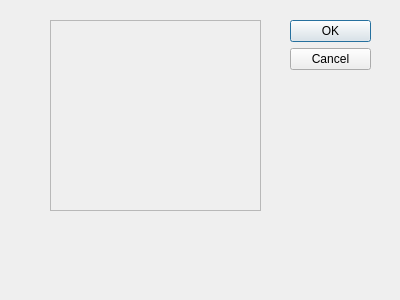
<?xml version="1.0" encoding="UTF-8"?>
<ui version="4.0">
 <class>MyDlg2</class>
 <widget class="QDialog" name="MyDlg2">
  <property name="geometry">
   <rect>
    <x>0</x>
    <y>0</y>
    <width>400</width>
    <height>300</height>
   </rect>
  </property>
  <property name="windowTitle">
   <string>Dialog</string>
  </property>
  <widget class="QDialogButtonBox" name="buttonBox">
   <property name="geometry">
    <rect>
     <x>290</x>
     <y>20</y>
     <width>81</width>
     <height>241</height>
    </rect>
   </property>
   <property name="orientation">
    <enum>Qt::Vertical</enum>
   </property>
   <property name="standardButtons">
    <set>QDialogButtonBox::Cancel|QDialogButtonBox::Ok</set>
   </property>
  </widget>
  <widget class="QFrame" name="frame">
   <property name="geometry">
    <rect>
     <x>50</x>
     <y>20</y>
     <width>211</width>
     <height>191</height>
    </rect>
   </property>
   <property name="frameShape">
    <enum>QFrame::StyledPanel</enum>
   </property>
   <property name="frameShadow">
    <enum>QFrame::Raised</enum>
   </property>
  </widget>
 </widget>
 <resources/>
 <connections>
  <connection>
   <sender>buttonBox</sender>
   <signal>accepted()</signal>
   <receiver>MyDlg2</receiver>
   <slot>accept()</slot>
   <hints>
    <hint type="sourcelabel">
     <x>248</x>
     <y>254</y>
    </hint>
    <hint type="destinationlabel">
     <x>157</x>
     <y>274</y>
    </hint>
   </hints>
  </connection>
  <connection>
   <sender>buttonBox</sender>
   <signal>rejected()</signal>
   <receiver>MyDlg2</receiver>
   <slot>reject()</slot>
   <hints>
    <hint type="sourcelabel">
     <x>316</x>
     <y>260</y>
    </hint>
    <hint type="destinationlabel">
     <x>286</x>
     <y>274</y>
    </hint>
   </hints>
  </connection>
 </connections>
</ui>
